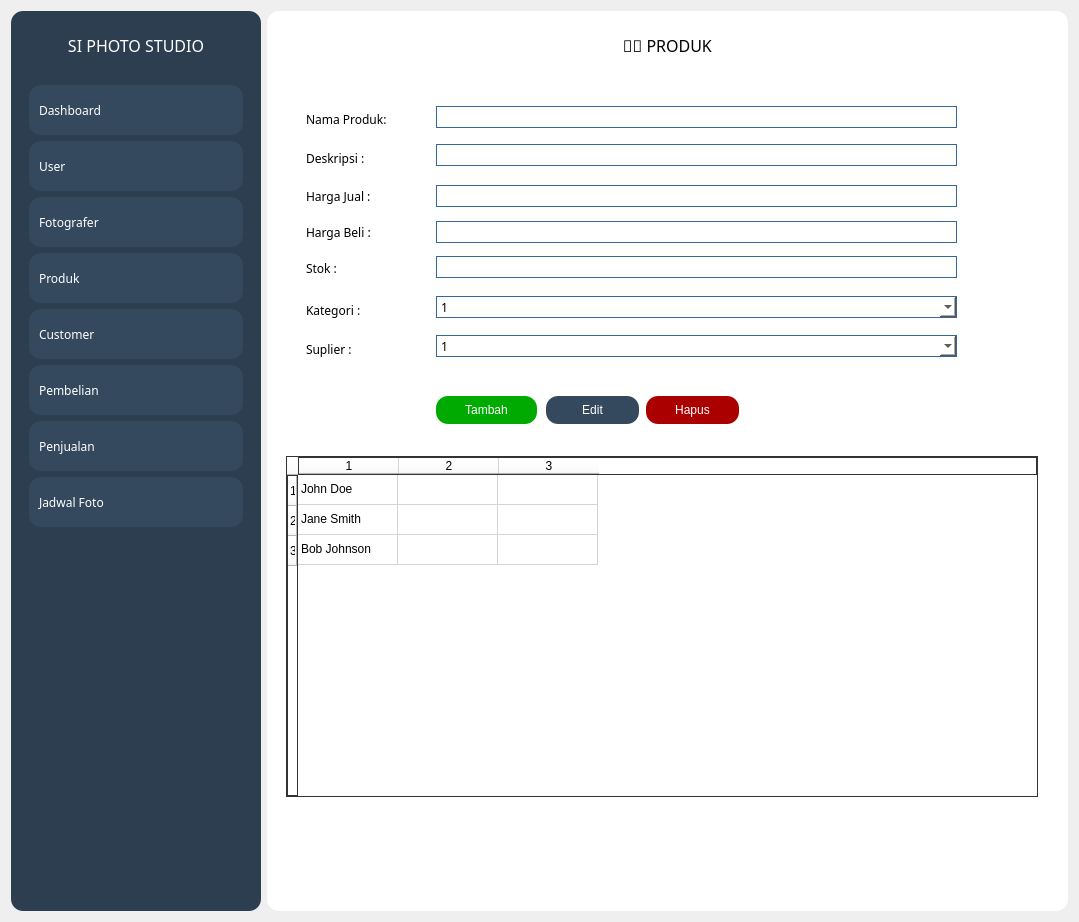
<?xml version="1.0" encoding="UTF-8"?>
<ui version="4.0">
 <class>Form</class>
 <widget class="QWidget" name="Form">
  <property name="geometry">
   <rect>
    <x>0</x>
    <y>0</y>
    <width>1079</width>
    <height>922</height>
   </rect>
  </property>
  <property name="windowTitle">
   <string>Form</string>
  </property>
  <layout class="QHBoxLayout" name="horizontalLayout">
   <item>
    <widget class="QFrame" name="frame">
     <property name="minimumSize">
      <size>
       <width>250</width>
       <height>0</height>
      </size>
     </property>
     <property name="maximumSize">
      <size>
       <width>200</width>
       <height>16777215</height>
      </size>
     </property>
     <property name="styleSheet">
      <string notr="true">background-color: rgb(44, 62, 80);
border-radius: 12px;</string>
     </property>
     <property name="frameShape">
      <enum>QFrame::StyledPanel</enum>
     </property>
     <property name="frameShadow">
      <enum>QFrame::Raised</enum>
     </property>
     <layout class="QVBoxLayout" name="verticalLayout_2">
      <item>
       <widget class="QFrame" name="frame_5">
        <property name="minimumSize">
         <size>
          <width>0</width>
          <height>50</height>
         </size>
        </property>
        <property name="maximumSize">
         <size>
          <width>16777215</width>
          <height>50</height>
         </size>
        </property>
        <property name="frameShape">
         <enum>QFrame::StyledPanel</enum>
        </property>
        <property name="frameShadow">
         <enum>QFrame::Raised</enum>
        </property>
        <layout class="QHBoxLayout" name="horizontalLayout_3">
         <item>
          <widget class="QLabel" name="label_2">
           <property name="font">
            <font>
             <family>Poppins Black</family>
             <pointsize>12</pointsize>
            </font>
           </property>
           <property name="styleSheet">
            <string notr="true">color: rgb(255, 255, 255);</string>
           </property>
           <property name="text">
            <string>SI PHOTO STUDIO</string>
           </property>
           <property name="alignment">
            <set>Qt::AlignCenter</set>
           </property>
          </widget>
         </item>
        </layout>
       </widget>
      </item>
      <item>
       <widget class="QFrame" name="frame_6">
        <property name="frameShape">
         <enum>QFrame::StyledPanel</enum>
        </property>
        <property name="frameShadow">
         <enum>QFrame::Raised</enum>
        </property>
        <layout class="QVBoxLayout" name="verticalLayout_3">
         <item>
          <widget class="QPushButton" name="pushButton">
           <property name="minimumSize">
            <size>
             <width>50</width>
             <height>50</height>
            </size>
           </property>
           <property name="font">
            <font>
             <family>Poppins Black</family>
            </font>
           </property>
           <property name="layoutDirection">
            <enum>Qt::LeftToRight</enum>
           </property>
           <property name="styleSheet">
            <string notr="true">QPushButton {
color: rgb(255, 255, 255);
background-color: rgb(52, 73, 94);
text-align: left;
padding-left: 10px;
border-radius: 12px;
}

QPushButton:hover {
    background-color: #3498DB;
}</string>
           </property>
           <property name="text">
            <string>Dashboard</string>
           </property>
          </widget>
         </item>
         <item>
          <widget class="QPushButton" name="pushButton_2">
           <property name="minimumSize">
            <size>
             <width>50</width>
             <height>50</height>
            </size>
           </property>
           <property name="font">
            <font>
             <family>Poppins Black</family>
            </font>
           </property>
           <property name="layoutDirection">
            <enum>Qt::LeftToRight</enum>
           </property>
           <property name="styleSheet">
            <string notr="true">QPushButton {
color: rgb(255, 255, 255);
background-color: rgb(52, 73, 94);
text-align: left;
padding-left: 10px;
border-radius: 12px;
}

QPushButton:hover {
    background-color: #3498DB;
}</string>
           </property>
           <property name="text">
            <string>User</string>
           </property>
          </widget>
         </item>
         <item>
          <widget class="QPushButton" name="pushButton_11">
           <property name="minimumSize">
            <size>
             <width>50</width>
             <height>50</height>
            </size>
           </property>
           <property name="font">
            <font>
             <family>Poppins Black</family>
            </font>
           </property>
           <property name="layoutDirection">
            <enum>Qt::LeftToRight</enum>
           </property>
           <property name="styleSheet">
            <string notr="true">QPushButton {
color: rgb(255, 255, 255);
background-color: rgb(52, 73, 94);
text-align: left;
padding-left: 10px;
border-radius: 12px;
}

QPushButton:hover {
    background-color: #3498DB;
}</string>
           </property>
           <property name="text">
            <string>Fotografer</string>
           </property>
          </widget>
         </item>
         <item>
          <widget class="QPushButton" name="pushButton_3">
           <property name="minimumSize">
            <size>
             <width>50</width>
             <height>50</height>
            </size>
           </property>
           <property name="font">
            <font>
             <family>Poppins Black</family>
            </font>
           </property>
           <property name="layoutDirection">
            <enum>Qt::LeftToRight</enum>
           </property>
           <property name="styleSheet">
            <string notr="true">QPushButton {
color: rgb(255, 255, 255);
background-color: rgb(52, 73, 94);
text-align: left;
padding-left: 10px;
border-radius: 12px;
}

QPushButton:hover {
    background-color: #3498DB;
}</string>
           </property>
           <property name="text">
            <string>Produk</string>
           </property>
          </widget>
         </item>
         <item>
          <widget class="QPushButton" name="pushButton_4">
           <property name="minimumSize">
            <size>
             <width>50</width>
             <height>50</height>
            </size>
           </property>
           <property name="font">
            <font>
             <family>Poppins Black</family>
            </font>
           </property>
           <property name="layoutDirection">
            <enum>Qt::LeftToRight</enum>
           </property>
           <property name="styleSheet">
            <string notr="true">QPushButton {
color: rgb(255, 255, 255);
background-color: rgb(52, 73, 94);
text-align: left;
padding-left: 10px;
border-radius: 12px;
}

QPushButton:hover {
    background-color: #3498DB;
}</string>
           </property>
           <property name="text">
            <string>Customer</string>
           </property>
          </widget>
         </item>
         <item>
          <widget class="QPushButton" name="pushButton_10">
           <property name="minimumSize">
            <size>
             <width>50</width>
             <height>50</height>
            </size>
           </property>
           <property name="font">
            <font>
             <family>Poppins Black</family>
            </font>
           </property>
           <property name="layoutDirection">
            <enum>Qt::LeftToRight</enum>
           </property>
           <property name="styleSheet">
            <string notr="true">QPushButton {
color: rgb(255, 255, 255);
background-color: rgb(52, 73, 94);
text-align: left;
padding-left: 10px;
border-radius: 12px;
}

QPushButton:hover {
    background-color: #3498DB;
}</string>
           </property>
           <property name="text">
            <string>Pembelian</string>
           </property>
          </widget>
         </item>
         <item>
          <widget class="QPushButton" name="pushButton_5">
           <property name="minimumSize">
            <size>
             <width>50</width>
             <height>50</height>
            </size>
           </property>
           <property name="font">
            <font>
             <family>Poppins Black</family>
            </font>
           </property>
           <property name="layoutDirection">
            <enum>Qt::LeftToRight</enum>
           </property>
           <property name="styleSheet">
            <string notr="true">QPushButton {
color: rgb(255, 255, 255);
background-color: rgb(52, 73, 94);
text-align: left;
padding-left: 10px;
border-radius: 12px;
}

QPushButton:hover {
    background-color: #3498DB;
}</string>
           </property>
           <property name="text">
            <string>Penjualan</string>
           </property>
          </widget>
         </item>
         <item>
          <widget class="QPushButton" name="pushButton_9">
           <property name="minimumSize">
            <size>
             <width>50</width>
             <height>50</height>
            </size>
           </property>
           <property name="font">
            <font>
             <family>Poppins Black</family>
            </font>
           </property>
           <property name="layoutDirection">
            <enum>Qt::LeftToRight</enum>
           </property>
           <property name="styleSheet">
            <string notr="true">QPushButton {
color: rgb(255, 255, 255);
background-color: rgb(52, 73, 94);
text-align: left;
padding-left: 10px;
border-radius: 12px;
}

QPushButton:hover {
    background-color: #3498DB;
}</string>
           </property>
           <property name="text">
            <string>Jadwal Foto</string>
           </property>
          </widget>
         </item>
         <item>
          <spacer name="verticalSpacer">
           <property name="orientation">
            <enum>Qt::Vertical</enum>
           </property>
           <property name="sizeHint" stdset="0">
            <size>
             <width>20</width>
             <height>40</height>
            </size>
           </property>
          </spacer>
         </item>
        </layout>
       </widget>
      </item>
     </layout>
    </widget>
   </item>
   <item>
    <widget class="QFrame" name="frame_2">
     <property name="minimumSize">
      <size>
       <width>800</width>
       <height>900</height>
      </size>
     </property>
     <property name="styleSheet">
      <string notr="true">background-color: rgb(255, 255, 255);
border-radius: 12px;</string>
     </property>
     <property name="frameShape">
      <enum>QFrame::StyledPanel</enum>
     </property>
     <property name="frameShadow">
      <enum>QFrame::Raised</enum>
     </property>
     <layout class="QVBoxLayout" name="verticalLayout">
      <item>
       <widget class="QFrame" name="frame_3">
        <property name="minimumSize">
         <size>
          <width>0</width>
          <height>50</height>
         </size>
        </property>
        <property name="maximumSize">
         <size>
          <width>16777215</width>
          <height>50</height>
         </size>
        </property>
        <property name="frameShape">
         <enum>QFrame::StyledPanel</enum>
        </property>
        <property name="frameShadow">
         <enum>QFrame::Raised</enum>
        </property>
        <layout class="QHBoxLayout" name="horizontalLayout_2">
         <item>
          <widget class="QLabel" name="label">
           <property name="font">
            <font>
             <family>Poppins Black</family>
             <pointsize>12</pointsize>
            </font>
           </property>
           <property name="text">
            <string>🧑‍💼 PRODUK</string>
           </property>
           <property name="alignment">
            <set>Qt::AlignCenter</set>
           </property>
          </widget>
         </item>
        </layout>
       </widget>
      </item>
      <item>
       <widget class="QFrame" name="frame_4">
        <property name="styleSheet">
         <string>QPushButton {
color: rgb(255, 255, 255);
background-color: rgb(52, 73, 94);
text-align: center;
border-radius: 12px;
}

QPushButton:hover {
    background-color: #3498DB;
}</string>
        </property>
        <property name="frameShape">
         <enum>QFrame::StyledPanel</enum>
        </property>
        <property name="frameShadow">
         <enum>QFrame::Raised</enum>
        </property>
        <widget class="QTableWidget" name="tableWidget">
         <property name="geometry">
          <rect>
           <x>10</x>
           <y>380</y>
           <width>752</width>
           <height>341</height>
          </rect>
         </property>
         <property name="styleSheet">
          <string notr="true">border: 1px solid #333;
border-radius: 0px;
</string>
         </property>
         <property name="rowCount">
          <number>3</number>
         </property>
         <property name="columnCount">
          <number>3</number>
         </property>
         <row/>
         <row/>
         <row/>
         <column/>
         <column/>
         <column/>
         <item row="0" column="0">
          <property name="text">
           <string>John Doe</string>
          </property>
         </item>
         <item row="0" column="1">
          <property name="text">
           <string/>
          </property>
         </item>
         <item row="1" column="0">
          <property name="text">
           <string>Jane Smith</string>
          </property>
         </item>
         <item row="2" column="0">
          <property name="text">
           <string>Bob Johnson</string>
          </property>
         </item>
        </widget>
        <widget class="QLabel" name="label_3">
         <property name="geometry">
          <rect>
           <x>30</x>
           <y>35</y>
           <width>111</width>
           <height>16</height>
          </rect>
         </property>
         <property name="font">
          <font>
           <family>Poppins SemiBold</family>
          </font>
         </property>
         <property name="text">
          <string>Nama Produk:</string>
         </property>
        </widget>
        <widget class="QLabel" name="label_4">
         <property name="geometry">
          <rect>
           <x>30</x>
           <y>74</y>
           <width>81</width>
           <height>16</height>
          </rect>
         </property>
         <property name="font">
          <font>
           <family>Poppins SemiBold</family>
          </font>
         </property>
         <property name="text">
          <string>Deskripsi :</string>
         </property>
        </widget>
        <widget class="QLabel" name="label_5">
         <property name="geometry">
          <rect>
           <x>30</x>
           <y>112</y>
           <width>81</width>
           <height>16</height>
          </rect>
         </property>
         <property name="font">
          <font>
           <family>Poppins SemiBold</family>
          </font>
         </property>
         <property name="text">
          <string>Harga Jual :</string>
         </property>
        </widget>
        <widget class="QLabel" name="label_6">
         <property name="geometry">
          <rect>
           <x>30</x>
           <y>148</y>
           <width>81</width>
           <height>16</height>
          </rect>
         </property>
         <property name="font">
          <font>
           <family>Poppins SemiBold</family>
          </font>
         </property>
         <property name="text">
          <string>Harga Beli :</string>
         </property>
        </widget>
        <widget class="QLabel" name="label_7">
         <property name="geometry">
          <rect>
           <x>30</x>
           <y>184</y>
           <width>71</width>
           <height>16</height>
          </rect>
         </property>
         <property name="font">
          <font>
           <family>Poppins SemiBold</family>
          </font>
         </property>
         <property name="text">
          <string>Stok :</string>
         </property>
        </widget>
        <widget class="QLabel" name="label_8">
         <property name="geometry">
          <rect>
           <x>30</x>
           <y>226</y>
           <width>81</width>
           <height>16</height>
          </rect>
         </property>
         <property name="font">
          <font>
           <family>Poppins SemiBold</family>
          </font>
         </property>
         <property name="text">
          <string>Kategori :</string>
         </property>
        </widget>
        <widget class="QLabel" name="label_9">
         <property name="geometry">
          <rect>
           <x>30</x>
           <y>265</y>
           <width>81</width>
           <height>16</height>
          </rect>
         </property>
         <property name="font">
          <font>
           <family>Poppins SemiBold</family>
          </font>
         </property>
         <property name="text">
          <string>Suplier : </string>
         </property>
        </widget>
        <widget class="QLineEdit" name="lineEdit">
         <property name="geometry">
          <rect>
           <x>160</x>
           <y>30</y>
           <width>521</width>
           <height>22</height>
          </rect>
         </property>
         <property name="font">
          <font>
           <family>Poppins SemiBold</family>
          </font>
         </property>
         <property name="styleSheet">
          <string notr="true">border: 1px solid #336699;
</string>
         </property>
        </widget>
        <widget class="QLineEdit" name="lineEdit_2">
         <property name="geometry">
          <rect>
           <x>160</x>
           <y>68</y>
           <width>521</width>
           <height>22</height>
          </rect>
         </property>
         <property name="font">
          <font>
           <family>Poppins SemiBold</family>
          </font>
         </property>
         <property name="styleSheet">
          <string notr="true">border: 1px solid #336699;
</string>
         </property>
        </widget>
        <widget class="QLineEdit" name="lineEdit_4">
         <property name="geometry">
          <rect>
           <x>160</x>
           <y>180</y>
           <width>521</width>
           <height>22</height>
          </rect>
         </property>
         <property name="font">
          <font>
           <family>Poppins SemiBold</family>
          </font>
         </property>
         <property name="styleSheet">
          <string notr="true">border: 1px solid #336699;
</string>
         </property>
        </widget>
        <widget class="QLineEdit" name="lineEdit_6">
         <property name="geometry">
          <rect>
           <x>160</x>
           <y>109</y>
           <width>521</width>
           <height>22</height>
          </rect>
         </property>
         <property name="font">
          <font>
           <family>Poppins SemiBold</family>
          </font>
         </property>
         <property name="styleSheet">
          <string notr="true">border: 1px solid #336699;
</string>
         </property>
        </widget>
        <widget class="QComboBox" name="comboBox">
         <property name="geometry">
          <rect>
           <x>160</x>
           <y>220</y>
           <width>521</width>
           <height>22</height>
          </rect>
         </property>
         <property name="font">
          <font>
           <family>Poppins SemiBold</family>
          </font>
         </property>
         <property name="styleSheet">
          <string notr="true">border: 1px solid #336699;
</string>
         </property>
         <item>
          <property name="text">
           <string>1</string>
          </property>
         </item>
         <item>
          <property name="text">
           <string>2</string>
          </property>
         </item>
         <item>
          <property name="text">
           <string>3</string>
          </property>
         </item>
         <item>
          <property name="text">
           <string>4</string>
          </property>
         </item>
         <item>
          <property name="text">
           <string>5</string>
          </property>
         </item>
        </widget>
        <widget class="QPushButton" name="pushButton_6">
         <property name="geometry">
          <rect>
           <x>160</x>
           <y>320</y>
           <width>101</width>
           <height>28</height>
          </rect>
         </property>
         <property name="accessibleDescription">
          <string/>
         </property>
         <property name="layoutDirection">
          <enum>Qt::LeftToRight</enum>
         </property>
         <property name="styleSheet">
          <string notr="true">QPushButton {
color: rgb(255, 255, 255);
background-color: rgb(0, 170, 0);
text-align: center;
border-radius: 12px;
}

QPushButton:hover {
background-color: rgb(170, 255, 127);	
}</string>
         </property>
         <property name="text">
          <string>Tambah</string>
         </property>
        </widget>
        <widget class="QPushButton" name="pushButton_7">
         <property name="geometry">
          <rect>
           <x>270</x>
           <y>320</y>
           <width>93</width>
           <height>28</height>
          </rect>
         </property>
         <property name="styleSheet">
          <string notr="true">QPushButton {
color: rgb(255, 255, 255);
background-color: rgb(52, 73, 94);
text-align: center;
border-radius: 12px;
}

QPushButton:hover {
    background-color: #3498DB;
}</string>
         </property>
         <property name="text">
          <string>Edit</string>
         </property>
        </widget>
        <widget class="QPushButton" name="pushButton_8">
         <property name="geometry">
          <rect>
           <x>370</x>
           <y>320</y>
           <width>93</width>
           <height>28</height>
          </rect>
         </property>
         <property name="styleSheet">
          <string notr="true">QPushButton {
color: rgb(255, 255, 255);
background-color: rgb(170, 0, 0);
text-align: center;
border-radius: 12px;
}

QPushButton:hover {
background-color: rgb(255, 0, 0);
}</string>
         </property>
         <property name="text">
          <string>Hapus</string>
         </property>
        </widget>
        <widget class="QComboBox" name="comboBox_2">
         <property name="geometry">
          <rect>
           <x>160</x>
           <y>259</y>
           <width>521</width>
           <height>22</height>
          </rect>
         </property>
         <property name="font">
          <font>
           <family>Poppins SemiBold</family>
          </font>
         </property>
         <property name="styleSheet">
          <string notr="true">border: 1px solid #336699;
</string>
         </property>
         <item>
          <property name="text">
           <string>1</string>
          </property>
         </item>
         <item>
          <property name="text">
           <string>2</string>
          </property>
         </item>
         <item>
          <property name="text">
           <string>3</string>
          </property>
         </item>
         <item>
          <property name="text">
           <string>4</string>
          </property>
         </item>
         <item>
          <property name="text">
           <string>5</string>
          </property>
         </item>
        </widget>
        <widget class="QLineEdit" name="lineEdit_7">
         <property name="geometry">
          <rect>
           <x>160</x>
           <y>145</y>
           <width>521</width>
           <height>22</height>
          </rect>
         </property>
         <property name="font">
          <font>
           <family>Poppins SemiBold</family>
          </font>
         </property>
         <property name="styleSheet">
          <string notr="true">border: 1px solid #336699;
</string>
         </property>
        </widget>
        <zorder>label_9</zorder>
        <zorder>label_7</zorder>
        <zorder>label_3</zorder>
        <zorder>label_5</zorder>
        <zorder>label_8</zorder>
        <zorder>label_6</zorder>
        <zorder>label_4</zorder>
        <zorder>tableWidget</zorder>
        <zorder>lineEdit</zorder>
        <zorder>lineEdit_2</zorder>
        <zorder>lineEdit_4</zorder>
        <zorder>lineEdit_6</zorder>
        <zorder>comboBox</zorder>
        <zorder>pushButton_6</zorder>
        <zorder>pushButton_7</zorder>
        <zorder>pushButton_8</zorder>
        <zorder>comboBox_2</zorder>
        <zorder>lineEdit_7</zorder>
       </widget>
      </item>
     </layout>
    </widget>
   </item>
  </layout>
 </widget>
 <resources/>
 <connections/>
</ui>
